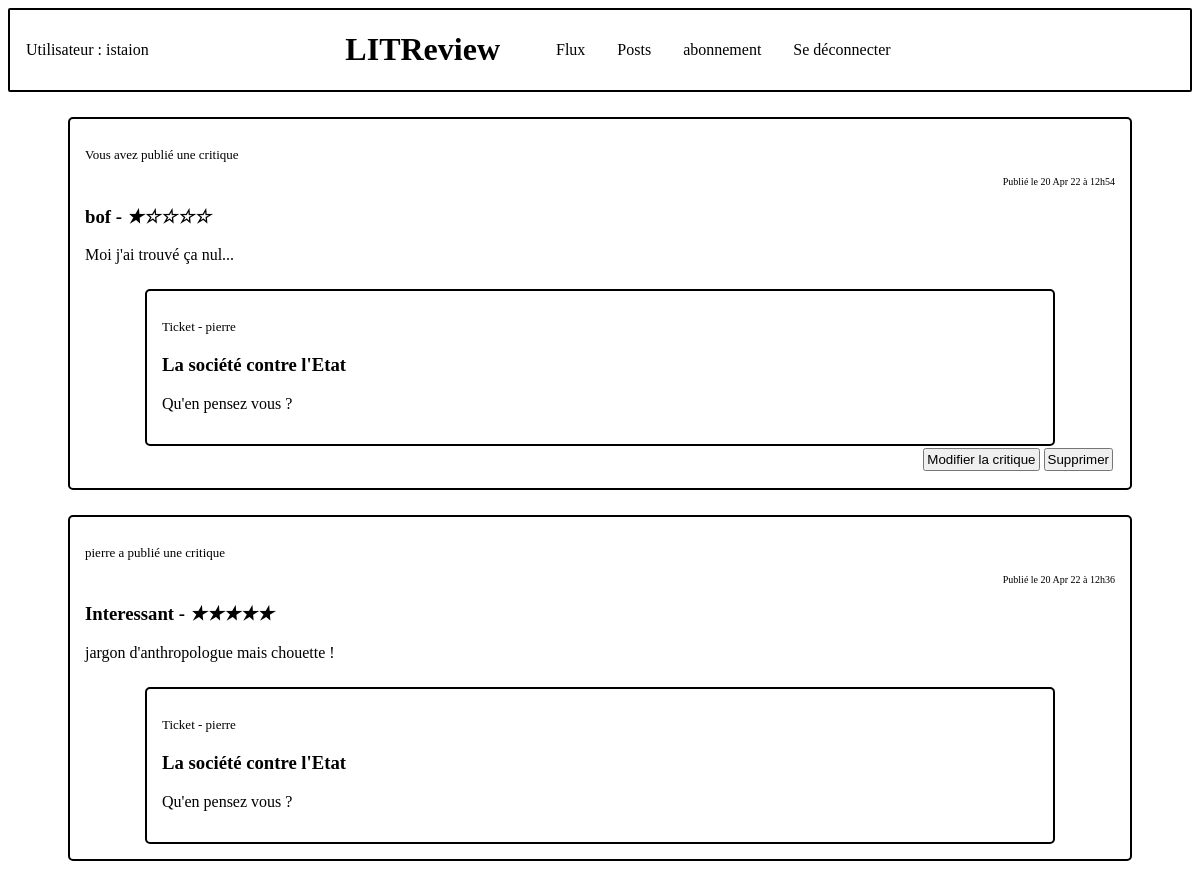
The app's page /feed/ (signed in, upper part), older data.
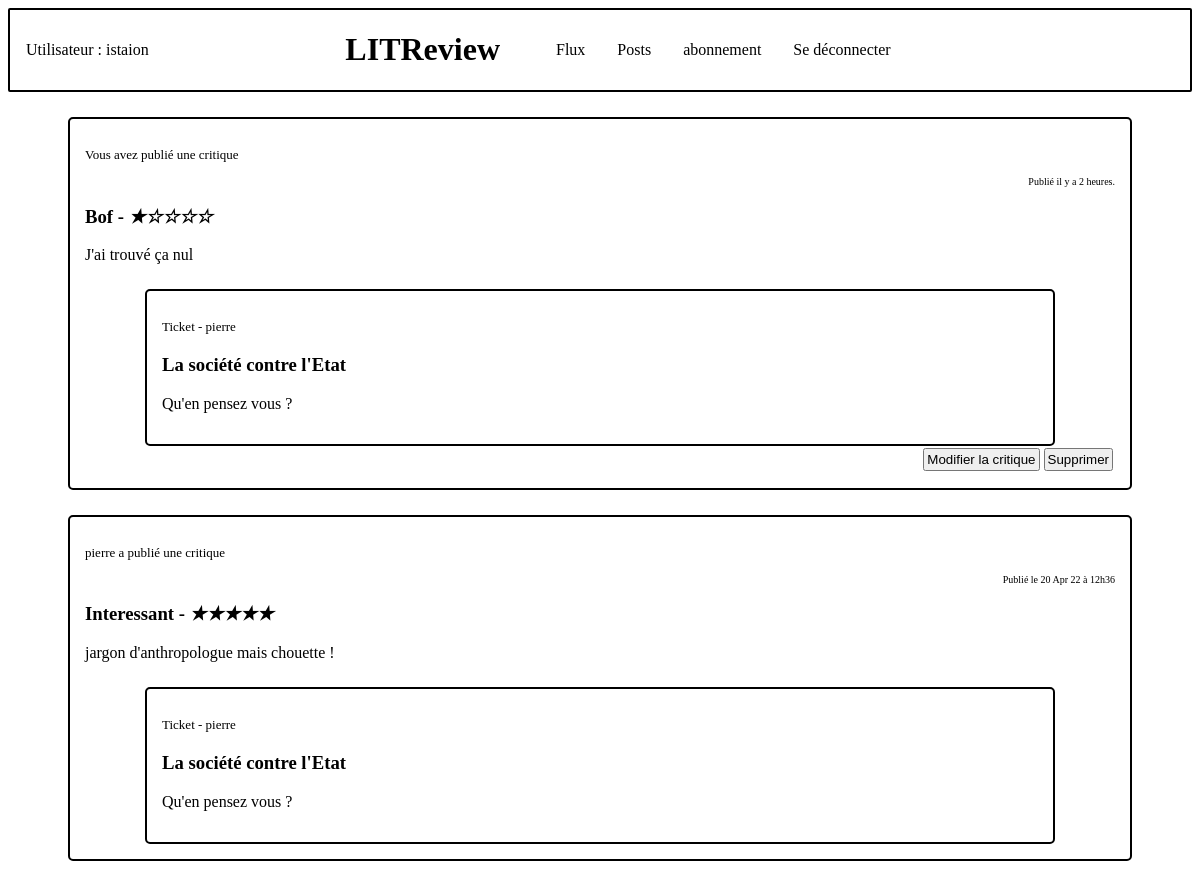
The same page, newer data.
### review/models.py (models this page shows, shortened)
class Review(models.Model):
    ticket = models.ForeignKey(to=Ticket, on_delete=models.CASCADE)
    rating = models.PositiveSmallIntegerField(
        validators=[MinValueValidator(0), MaxValueValidator(5)])
    headline = models.CharField(max_length=128)
    body = models.TextField(max_length=2048, blank=True)
    user = models.ForeignKey(
        to=settings.AUTH_USER_MODEL, on_delete=models.CASCADE)
    time_created = models.DateTimeField(auto_now_add=True)

class Ticket(models.Model):
    title = models.CharField(max_length=128)
    description = models.TextField(max_length=2048, blank=True)
    user = models.ForeignKey(
        to=settings.AUTH_USER_MODEL, on_delete=models.CASCADE)
    image = models.ImageField(null=True, blank=True)
    time_created = models.DateTimeField(auto_now_add=True)
    contributors = models.ManyToManyField(settings.AUTH_USER_MODEL, through='TicketContributor',
                                          related_name='contributions')
    IMAGE_MAX_SIZE = (400, 400)

### authentication/models.py (models this page shows)
class User(AbstractUser):
    follows = models.ManyToManyField('self',
                                     through='review.UserFollows',
                                     symmetrical=False,
                                     related_name='followed')

### review/views.py (the view)
# urls.py: path('feed/', review.views.feed, name='feed'),
@login_required
def feed(request):
    tickets = models.Ticket.objects.filter(Q(user__in=request.user.follows.all()) | Q(user=request.user))
    reviews = models.Review.objects.filter(Q(user__in=request.user.follows.all()) | Q(user=request.user))
    tickets_and_reviews = sorted(
        chain(tickets, reviews),
        key=lambda instance: instance.time_created,
        reverse=True
    )
    context = {
        'tickets_and_reviews': tickets_and_reviews
    }
    return render(request, 'review/feed.html', context=context)

### review/templatetags/review_extras.py (called while the page is built)
@register.filter
def model_type(value):
    return type(value).__name__

@register.filter
def get_posted_at_display(posted_at):
    seconds_ago = (timezone.now() - posted_at).total_seconds()
    if seconds_ago <= HOUR:
        return f'Publié il y a {int(seconds_ago // MINUTE)} minutes.'
    elif seconds_ago <= DAY:
        return f'Publié il y a {int(seconds_ago // HOUR)} heures.'
    return f'Publié le {posted_at.strftime("%d %b %y à %Hh%M")}'

@register.filter
def contributor_list(ticket):
    list = ticket.contributors.all()
    return list

### review/templates/review/feed.html
{% extends 'base.html' %}
{% load review_extras %}
{% block content %}
    {% for instance in tickets_and_reviews %}
        {% if instance|model_type == 'Ticket' %}
            {% include 'review/partial/ticket.html' with ticket=instance detailed=True %}
        {% elif instance|model_type == 'Review' %}
            {% include 'review/partial/review.html' with review=instance update_button=True %}
        {% endif %}
    {% endfor %}
{% endblock content %}

### review/templates/review/partial/review.html
{% load review_extras %}
<div class="review">
    {% if review.user == request.user %}
        <p class="review__user">Vous avez publié une critique</p>
    {% else %}
        <p class="review__user">{{review.user}} a publié une critique</p>
    {% endif %}
    <p class="review__time">{{review.time_created|get_posted_at_display }} </p>
    <h3>{{review.headline}} -
        {% if review.rating == 0 %}
            <i class="review__rating__star">☆☆☆☆☆</i>
        {% elif review.rating == 1 %}
            <i class="review__rating__star">★☆☆☆☆</i>
        {% elif review.rating == 2 %}
            <i class="review__rating__star">★★☆☆☆</i>
        {% elif review.rating == 3 %}
            <i class="review__rating__star">★★★☆☆</i>
        {% elif review.rating == 4 %}
            <i class="review__rating__star">★★★★☆</i>
        {% else %}
            <i class="review__rating__star">★★★★★</i>
        {% endif %}
    </h3>
    <p>{{review.body}}</p>
    <div>
        {% include 'review/partial/ticket.html' with ticket=review.ticket detailed=False %}
    </div>
    {% if update_button %}
        {% if review.user == request.user %}
            <div class="review__edit">
                <button><a href="{% url 'review_update' review.id %}">Modifier la critique</a></button>
                <button><a href="{% url 'delete' review.id 'Review' %}">Supprimer</a></button>
            </div>
        {% endif %}
    {% endif %}
</div>

### review/templates/review/partial/ticket.html (shortened to what this page needs)
{% load review_extras %}
<div class="ticket">
    {% if detailed %}
        {% if ticket.user == request.user %}
            <p class="ticket__user">Vous avez demandé une critique</p>
        {% else %}
            <p class="ticket__user">{{ticket.user}} a demandé une critique</p>
        {% endif %}
    {% else %}
        {% if ticket.user == request.user %}
            <p class="ticket__user">Votre ticket</p>
        {% else %}
            <p class="ticket__user">Ticket - {{ticket.user}}</p>
        {% endif %}
    {% endif %}
    <h3 class="ticket__title">{{ticket.title}}</h3>
    <p>{{ticket.description}}</p>
</div>

Row changes from the older to the newer data that the page shows:
removed Review: shows "Vous avez publié une critique", time_created|get_posted_at_display "Publié le 20 Apr 22 à 12h54", headline "bof", body "Moi j'ai trouvé ça nul...", {{ ticket.user }} "pierre", {{ ticket.title }} "La société contre l'Etat", {{ ticket.description }} "Qu'en pensez vous ?", shows "Modifier la critique"
added Review: shows "Vous avez publié une critique", time_created|get_posted_at_display "Publié il y a 2 heures.", headline "Bof", body "J'ai trouvé ça nul", {{ ticket.user }} "pierre", {{ ticket.title }} "La société contre l'Etat", {{ ticket.description }} "Qu'en pensez vous ?", shows "Modifier la critique"
